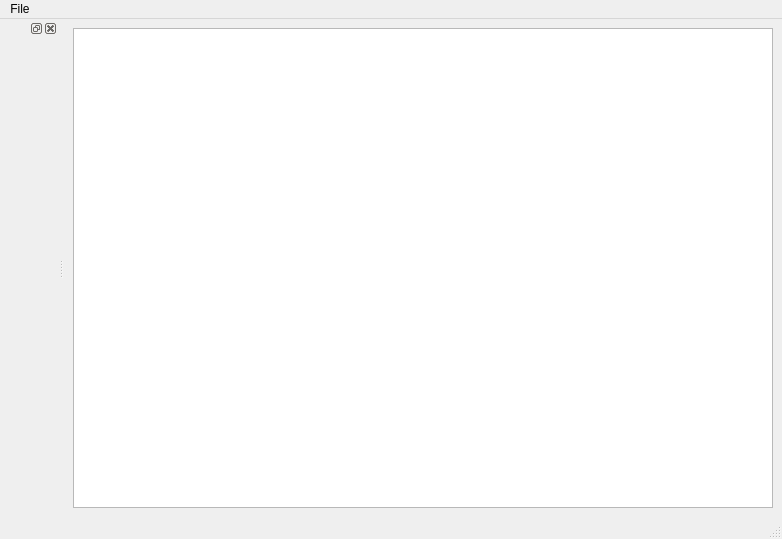
<?xml version="1.0" encoding="UTF-8"?>
<ui version="4.0">
 <class>HelpWindow</class>
 <widget class="QMainWindow" name="HelpWindow">
  <property name="geometry">
   <rect>
    <x>0</x>
    <y>0</y>
    <width>640</width>
    <height>480</height>
   </rect>
  </property>
  <property name="windowTitle">
   <string>Help</string>
  </property>
  <widget class="QWidget" name="centralwidget">
   <layout class="QGridLayout" name="gridLayout">
    <item row="0" column="0">
     <widget class="HelpBrowser" name="textBrowser">
      <property name="minimumSize">
       <size>
        <width>700</width>
        <height>480</height>
       </size>
      </property>
     </widget>
    </item>
   </layout>
  </widget>
  <widget class="QMenuBar" name="menubar">
   <property name="geometry">
    <rect>
     <x>0</x>
     <y>0</y>
     <width>640</width>
     <height>21</height>
    </rect>
   </property>
   <widget class="QMenu" name="menuFile">
    <property name="title">
     <string>File</string>
    </property>
    <addaction name="actionClose"/>
   </widget>
   <addaction name="menuFile"/>
  </widget>
  <widget class="QStatusBar" name="statusbar"/>
  <widget class="QDockWidget" name="dockWidget">
   <attribute name="dockWidgetArea">
    <number>1</number>
   </attribute>
   <widget class="QWidget" name="dockWidgetContents">
    <layout class="QGridLayout" name="gridLayout_2"/>
   </widget>
  </widget>
  <action name="actionClose">
   <property name="text">
    <string>Close</string>
   </property>
   <property name="shortcut">
    <string>Ctrl+W</string>
   </property>
  </action>
 </widget>
 <customwidgets>
  <customwidget>
   <class>HelpBrowser</class>
   <extends>QTextBrowser</extends>
   <header>helpbrowser.h</header>
  </customwidget>
 </customwidgets>
 <resources/>
 <connections>
  <connection>
   <sender>actionClose</sender>
   <signal>triggered()</signal>
   <receiver>HelpWindow</receiver>
   <slot>hide()</slot>
   <hints>
    <hint type="sourcelabel">
     <x>-1</x>
     <y>-1</y>
    </hint>
    <hint type="destinationlabel">
     <x>319</x>
     <y>239</y>
    </hint>
   </hints>
  </connection>
 </connections>
</ui>
